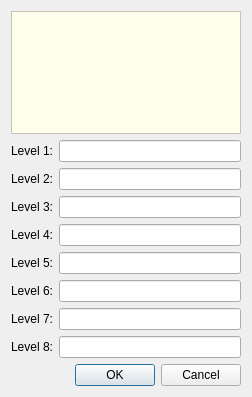
<?xml version="1.0" encoding="UTF-8"?>
<ui version="4.0">
 <class>CreateProfileDlg</class>
 <widget class="QDialog" name="CreateProfileDlg">
  <property name="geometry">
   <rect>
    <x>0</x>
    <y>0</y>
    <width>252</width>
    <height>397</height>
   </rect>
  </property>
  <property name="windowTitle">
   <string>Customize headings</string>
  </property>
  <property name="windowIcon">
   <iconset resource="../STAMP.qrc">
    <normaloff>:/icons/icons/createProfile.png</normaloff>:/icons/icons/createProfile.png</iconset>
  </property>
  <layout class="QVBoxLayout" name="verticalLayout">
   <item>
    <widget class="QTextEdit" name="txtInfo">
     <property name="styleSheet">
      <string>background-color: rgb(255, 255, 235);</string>
     </property>
     <property name="readOnly">
      <bool>true</bool>
     </property>
     <property name="acceptRichText">
      <bool>false</bool>
     </property>
    </widget>
   </item>
   <item>
    <layout class="QFormLayout" name="formLayout">
     <item row="0" column="0">
      <widget class="QLabel" name="label">
       <property name="text">
        <string>Level 1:</string>
       </property>
      </widget>
     </item>
     <item row="0" column="1">
      <widget class="QLineEdit" name="txtLevel1"/>
     </item>
     <item row="1" column="0">
      <widget class="QLabel" name="label_2">
       <property name="text">
        <string>Level 2:</string>
       </property>
      </widget>
     </item>
     <item row="1" column="1">
      <widget class="QLineEdit" name="txtLevel2"/>
     </item>
     <item row="2" column="0">
      <widget class="QLabel" name="label_3">
       <property name="text">
        <string>Level 3:</string>
       </property>
      </widget>
     </item>
     <item row="2" column="1">
      <widget class="QLineEdit" name="txtLevel3"/>
     </item>
     <item row="3" column="0">
      <widget class="QLabel" name="label_4">
       <property name="text">
        <string>Level 4:</string>
       </property>
      </widget>
     </item>
     <item row="3" column="1">
      <widget class="QLineEdit" name="txtLevel4"/>
     </item>
     <item row="4" column="0">
      <widget class="QLabel" name="label_5">
       <property name="text">
        <string>Level 5:</string>
       </property>
      </widget>
     </item>
     <item row="4" column="1">
      <widget class="QLineEdit" name="txtLevel5"/>
     </item>
     <item row="5" column="0">
      <widget class="QLabel" name="label_6">
       <property name="text">
        <string>Level 6:</string>
       </property>
      </widget>
     </item>
     <item row="5" column="1">
      <widget class="QLineEdit" name="txtLevel6"/>
     </item>
     <item row="6" column="0">
      <widget class="QLabel" name="label_7">
       <property name="text">
        <string>Level 7:</string>
       </property>
      </widget>
     </item>
     <item row="6" column="1">
      <widget class="QLineEdit" name="txtLevel7"/>
     </item>
     <item row="7" column="0">
      <widget class="QLabel" name="label_8">
       <property name="text">
        <string>Level 8:</string>
       </property>
      </widget>
     </item>
     <item row="7" column="1">
      <widget class="QLineEdit" name="txtLevel8"/>
     </item>
    </layout>
   </item>
   <item>
    <layout class="QHBoxLayout" name="horizontalLayout">
     <item>
      <spacer name="horizontalSpacer">
       <property name="orientation">
        <enum>Qt::Horizontal</enum>
       </property>
       <property name="sizeHint" stdset="0">
        <size>
         <width>40</width>
         <height>20</height>
        </size>
       </property>
      </spacer>
     </item>
     <item>
      <widget class="QPushButton" name="btnOK">
       <property name="text">
        <string>OK</string>
       </property>
      </widget>
     </item>
     <item>
      <widget class="QPushButton" name="btnCancel">
       <property name="text">
        <string>Cancel</string>
       </property>
      </widget>
     </item>
    </layout>
   </item>
  </layout>
 </widget>
 <resources>
  <include location="../STAMP.qrc"/>
 </resources>
 <connections/>
 <designerdata>
  <property name="gridDeltaX">
   <number>10</number>
  </property>
  <property name="gridDeltaY">
   <number>10</number>
  </property>
  <property name="gridSnapX">
   <bool>true</bool>
  </property>
  <property name="gridSnapY">
   <bool>true</bool>
  </property>
  <property name="gridVisible">
   <bool>true</bool>
  </property>
 </designerdata>
</ui>
